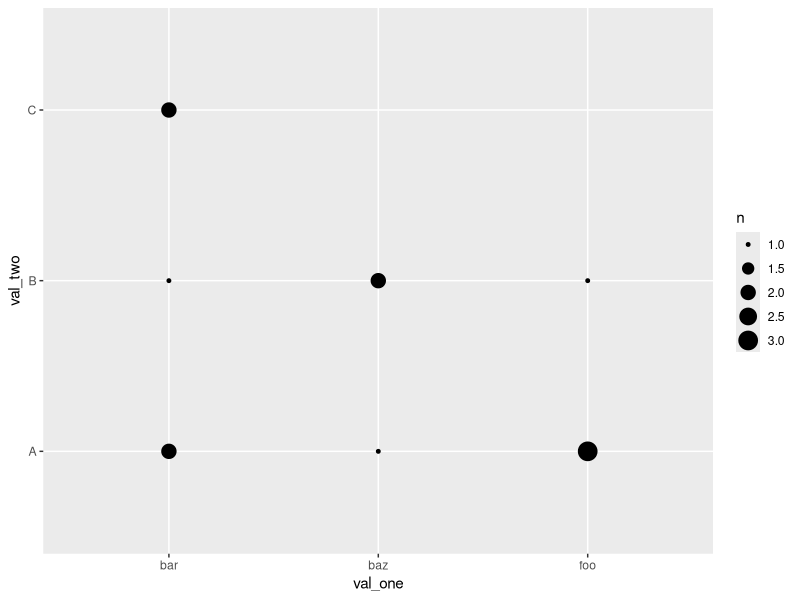

Generate this figure with R:
X11()

library(ggplot2)
library(dplyr  )

df <- data.frame(
       val_one = c('foo', 'foo', 'bar', 'foo', 'bar', 'baz', 'bar', 'foo', 'baz', 'bar', 'baz', 'bar'),
       val_two = c('B'  , 'A'  , 'A'  , 'A'  , 'C'  , 'A'  , 'B'  , 'A'  , 'B'  , 'C'  , 'B'  , 'A'  )
)

df %>% count(val_one, val_two)
#
# val_one val_two     n
# <fct>   <fct>   <int>
# bar     A           2
# bar     B           1
# bar     C           2
# baz     A           1
# baz     B           2
# foo     A           3
# foo     B           1

ggplot(data = df) +
  geom_count(mapping = aes(x=val_one, y=val_two))

# ggsave('img/geom_count.png', width=12, height=12, units='cm', dpi=72)

cat ("Press enter...")
readLines("stdin", n = 1)
